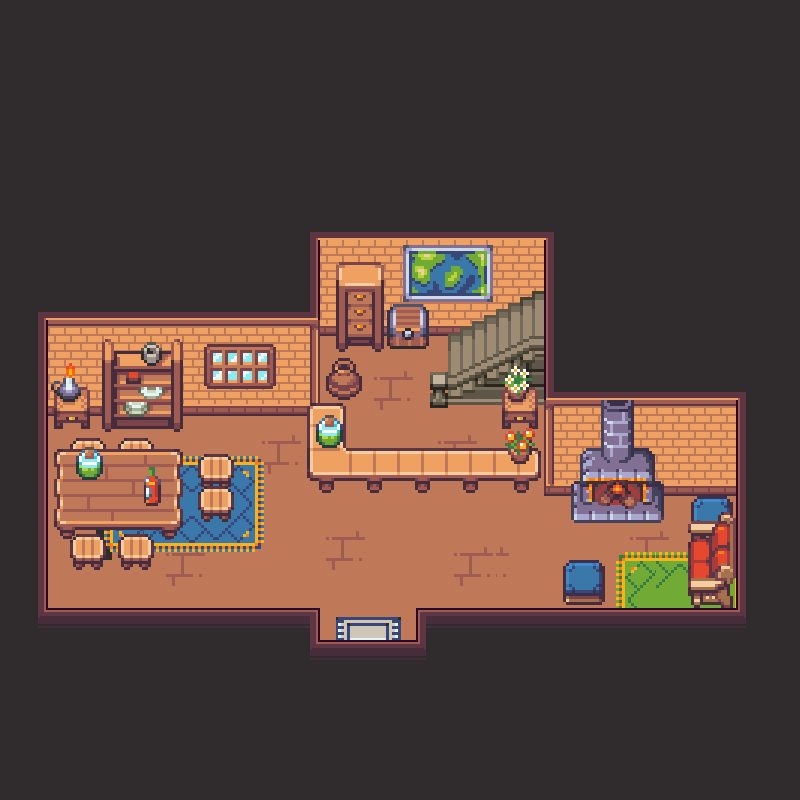

Tiled map render using the project's own tile images. Description and the map definition, with tile-layer contents summarised, below:
An orthogonal 50x50 tile map with 16x16 px tiles, 10 tile layers (fondNoir, murs, murs, sol, ...), 6 tilesets and 20 objects (17x collision, spawn_house1, player, enter_house1).

<map version="1.10" tiledversion="1.10.2" orientation="orthogonal" renderorder="right-down" width="50" height="50" tilewidth="16" tileheight="16" infinite="0" nextlayerid="13" nextobjectid="32">
 <tileset firstgid="1" source="Interiors_free_16x16.tsx" />
 <tileset firstgid="1425" source="Room_Builder_free_16x16.tsx" />
 <tileset firstgid="1816" source="atlas_16x.tsx" />
 <tileset firstgid="2584" source="screenshot (2).tsx" />
 <tileset firstgid="4299" source="atlas_32x.tsx" />
 <tileset firstgid="7371" source="atlas_48x.tsx" />
 <layer id="1" name="fondNoir" width="50" height="50">
  <data>[2500 cells, 2500 non-empty, 2 distinct tile ids]</data>
 </layer>
 <layer id="6" name="murs" width="50" height="50">
  <data>[2500 cells, 257 non-empty, 6 distinct tile ids]</data>
 </layer>
 <layer id="2" name="murs" width="50" height="50">
  <data>[2500 cells, 176 non-empty, 38 distinct tile ids]</data>
 </layer>
 <layer id="10" name="sol" width="50" height="50">
  <data>[2500 cells, 533 non-empty, 18 distinct tile ids]</data>
 </layer>
 <layer id="3" name="Calque de Tuiles 3" width="50" height="50">
  <data>[2500 cells, 0 non-empty, 0 distinct tile ids]</data>
 </layer>
 <layer id="9" name="decos3" width="50" height="50">
  <data>[2500 cells, 157 non-empty, 117 distinct tile ids]</data>
 </layer>
 <layer id="8" name="décos2" width="50" height="50">
  <data>[2500 cells, 178 non-empty, 142 distinct tile ids]</data>
 </layer>
 <layer id="7" name="décos" width="50" height="50">
  <data>[2500 cells, 314 non-empty, 296 distinct tile ids]</data>
 </layer>
 <layer id="12" name="décos" width="50" height="50">
  <data>[2500 cells, 36 non-empty, 27 distinct tile ids]</data>
 </layer>
 <layer id="11" name="mursBas" width="50" height="50">
  <data>[2500 cells, 81 non-empty, 20 distinct tile ids]</data>
 </layer>
 <objectgroup id="4" name="Calque d'Objets 1">
  <object id="9" name="spawn_house1" type="spawn_house1" x="291.667" y="510">
   <point />
  </object>
  <object id="10" name="player" x="291.667" y="510">
   <point />
  </object>
  <object id="11" name="collision" x="39" y="308" width="277" height="105" />
  <object id="12" name="collision" x="39" y="393" width="141.5" height="37" />
  <object id="13" name="collision" x="36.5" y="386.5" width="10.5" height="242.5" />
  <object id="14" name="collision" x="34.5" y="607.5" width="283" height="57" />
  <object id="15" name="collision" x="306.5" y="640.5" width="141" height="28" />
  <object id="16" name="collision" x="415.5" y="607.5" width="289.5" height="43.5" />
  <object id="17" name="collision" x="686" y="612.5" width="83" height="40" />
  <object id="18" name="collision" x="735.5" y="381.5" width="46.5" height="256" />
  <object id="19" name="collision" x="544" y="217.5" width="264" height="275.5" />
  <object id="21" name="collision" x="307" y="400.5" width="245.5" height="91" />
  <object id="24" name="collision" x="198" y="452" width="34" height="71" />
  <object id="25" name="collision" x="52.5" y="446.5" width="127" height="90.5" />
  <object id="26" name="collision" x="70.5" y="438" width="78.5" height="23.5" />
  <object id="27" name="collision" x="70.5" y="529" width="82" height="41" />
  <object id="28" name="collision" x="562.5" y="557.5" width="41" height="48" />
  <object id="29" name="collision" x="572" y="399.5" width="92" height="120.5" />
  <object id="30" name="collision" x="690" y="494" width="44" height="110.5" />
  <object id="31" name="enter_house1" x="310" y="604.667" width="134" height="44.6667" />
 </objectgroup>
</map>
